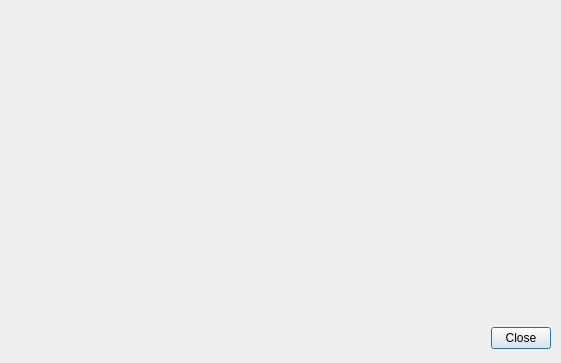
<?xml version="1.0" encoding="UTF-8"?>
<ui version="4.0">
 <class>UIPadSetting</class>
 <widget class="QDialog" name="UIPadSetting">
  <property name="geometry">
   <rect>
    <x>0</x>
    <y>0</y>
    <width>561</width>
    <height>363</height>
   </rect>
  </property>
  <property name="focusPolicy">
   <enum>Qt::StrongFocus</enum>
  </property>
  <property name="windowTitle">
   <string>Pad Configuration</string>
  </property>
  <widget class="QLabel" name="label">
   <property name="geometry">
    <rect>
     <x>-31</x>
     <y>0</y>
     <width>591</width>
     <height>321</height>
    </rect>
   </property>
   <property name="pixmap">
    <pixmap resource="../resources/resources.qrc">:/actions/controller.png</pixmap>
   </property>
  </widget>
  <widget class="QToolButton" name="tbUp">
   <property name="geometry">
    <rect>
     <x>110</x>
     <y>108</y>
     <width>50</width>
     <height>30</height>
    </rect>
   </property>
   <property name="focusPolicy">
    <enum>Qt::NoFocus</enum>
   </property>
   <property name="toolTip">
    <string>Up</string>
   </property>
   <property name="styleSheet">
    <string notr="true">QPushButton:hover,QToolButton:hover {

  background-color: rgba(117, 190, 218, 0.5); 
}
</string>
   </property>
   <property name="checkable">
    <bool>true</bool>
   </property>
   <property name="autoRaise">
    <bool>true</bool>
   </property>
  </widget>
  <widget class="QToolButton" name="tbX">
   <property name="geometry">
    <rect>
     <x>338</x>
     <y>125</y>
     <width>42</width>
     <height>43</height>
    </rect>
   </property>
   <property name="focusPolicy">
    <enum>Qt::NoFocus</enum>
   </property>
   <property name="toolTip">
    <string>X</string>
   </property>
   <property name="styleSheet">
    <string notr="true">QPushButton:hover,QToolButton:hover {

  background-color: rgba(117, 190, 218, 0.5); 
}
</string>
   </property>
   <property name="checkable">
    <bool>true</bool>
   </property>
   <property name="autoRaise">
    <bool>true</bool>
   </property>
  </widget>
  <widget class="QToolButton" name="tbY">
   <property name="geometry">
    <rect>
     <x>382</x>
     <y>93</y>
     <width>42</width>
     <height>43</height>
    </rect>
   </property>
   <property name="focusPolicy">
    <enum>Qt::NoFocus</enum>
   </property>
   <property name="toolTip">
    <string>Y</string>
   </property>
   <property name="styleSheet">
    <string notr="true">QPushButton:hover,QToolButton:hover {

  background-color: rgba(117, 190, 218, 0.5); 
}
</string>
   </property>
   <property name="checkable">
    <bool>true</bool>
   </property>
   <property name="autoRaise">
    <bool>true</bool>
   </property>
  </widget>
  <widget class="QToolButton" name="tbZ">
   <property name="geometry">
    <rect>
     <x>431</x>
     <y>74</y>
     <width>42</width>
     <height>43</height>
    </rect>
   </property>
   <property name="focusPolicy">
    <enum>Qt::NoFocus</enum>
   </property>
   <property name="toolTip">
    <string>Z</string>
   </property>
   <property name="styleSheet">
    <string notr="true">QPushButton:hover,QToolButton:hover {

  background-color: rgba(117, 190, 218, 0.5); 
}
</string>
   </property>
   <property name="checkable">
    <bool>true</bool>
   </property>
   <property name="autoRaise">
    <bool>true</bool>
   </property>
  </widget>
  <widget class="QToolButton" name="tbC">
   <property name="geometry">
    <rect>
     <x>461</x>
     <y>120</y>
     <width>54</width>
     <height>58</height>
    </rect>
   </property>
   <property name="focusPolicy">
    <enum>Qt::NoFocus</enum>
   </property>
   <property name="toolTip">
    <string>C</string>
   </property>
   <property name="styleSheet">
    <string notr="true">QPushButton:hover,QToolButton:hover {

  background-color: rgba(117, 190, 218, 0.5); 
}
</string>
   </property>
   <property name="checkable">
    <bool>true</bool>
   </property>
   <property name="autoRaise">
    <bool>true</bool>
   </property>
  </widget>
  <widget class="QToolButton" name="tbB">
   <property name="geometry">
    <rect>
     <x>401</x>
     <y>142</y>
     <width>54</width>
     <height>58</height>
    </rect>
   </property>
   <property name="focusPolicy">
    <enum>Qt::NoFocus</enum>
   </property>
   <property name="toolTip">
    <string>B</string>
   </property>
   <property name="styleSheet">
    <string notr="true">QPushButton:hover,QToolButton:hover {

  background-color: rgba(117, 190, 218, 0.5); 
}
</string>
   </property>
   <property name="checkable">
    <bool>true</bool>
   </property>
   <property name="autoRaise">
    <bool>true</bool>
   </property>
  </widget>
  <widget class="QToolButton" name="tbA">
   <property name="geometry">
    <rect>
     <x>350</x>
     <y>179</y>
     <width>54</width>
     <height>58</height>
    </rect>
   </property>
   <property name="focusPolicy">
    <enum>Qt::NoFocus</enum>
   </property>
   <property name="toolTip">
    <string>A</string>
   </property>
   <property name="styleSheet">
    <string notr="true">QPushButton:hover,QToolButton:hover {

  background-color: rgba(117, 190, 218, 0.5); 
}
</string>
   </property>
   <property name="checkable">
    <bool>true</bool>
   </property>
   <property name="autoRaise">
    <bool>true</bool>
   </property>
  </widget>
  <widget class="QToolButton" name="tbStart">
   <property name="geometry">
    <rect>
     <x>247</x>
     <y>188</y>
     <width>70</width>
     <height>30</height>
    </rect>
   </property>
   <property name="focusPolicy">
    <enum>Qt::NoFocus</enum>
   </property>
   <property name="toolTip">
    <string>Start</string>
   </property>
   <property name="styleSheet">
    <string notr="true">QPushButton:hover,QToolButton:hover {

  background-color: rgba(117, 190, 218, 0.5); 
}
</string>
   </property>
   <property name="checkable">
    <bool>true</bool>
   </property>
   <property name="autoRaise">
    <bool>true</bool>
   </property>
  </widget>
  <widget class="QToolButton" name="tbRightTrigger">
   <property name="geometry">
    <rect>
     <x>387</x>
     <y>4</y>
     <width>101</width>
     <height>51</height>
    </rect>
   </property>
   <property name="focusPolicy">
    <enum>Qt::NoFocus</enum>
   </property>
   <property name="toolTip">
    <string>Right trigger</string>
   </property>
   <property name="styleSheet">
    <string notr="true">QPushButton:hover,QToolButton:hover {

  background-color: rgba(117, 190, 218, 0.5); 
}
</string>
   </property>
   <property name="checkable">
    <bool>true</bool>
   </property>
   <property name="autoRaise">
    <bool>true</bool>
   </property>
  </widget>
  <widget class="QToolButton" name="tbLeftTrigger">
   <property name="geometry">
    <rect>
     <x>70</x>
     <y>4</y>
     <width>101</width>
     <height>51</height>
    </rect>
   </property>
   <property name="focusPolicy">
    <enum>Qt::NoFocus</enum>
   </property>
   <property name="toolTip">
    <string>Left trigger</string>
   </property>
   <property name="styleSheet">
    <string notr="true">QPushButton:hover,QToolButton:hover {

  background-color: rgba(117, 190, 218, 0.5); 
}
</string>
   </property>
   <property name="checkable">
    <bool>true</bool>
   </property>
   <property name="autoRaise">
    <bool>true</bool>
   </property>
  </widget>
  <widget class="QToolButton" name="tbDown">
   <property name="geometry">
    <rect>
     <x>110</x>
     <y>173</y>
     <width>50</width>
     <height>30</height>
    </rect>
   </property>
   <property name="focusPolicy">
    <enum>Qt::NoFocus</enum>
   </property>
   <property name="toolTip">
    <string>Down</string>
   </property>
   <property name="styleSheet">
    <string notr="true">QPushButton:hover,QToolButton:hover {

  background-color: rgba(117, 190, 218, 0.5); 
}
</string>
   </property>
   <property name="checkable">
    <bool>true</bool>
   </property>
   <property name="autoRaise">
    <bool>true</bool>
   </property>
  </widget>
  <widget class="QToolButton" name="tbRight">
   <property name="geometry">
    <rect>
     <x>154</x>
     <y>131</y>
     <width>30</width>
     <height>50</height>
    </rect>
   </property>
   <property name="focusPolicy">
    <enum>Qt::NoFocus</enum>
   </property>
   <property name="toolTip">
    <string>Right</string>
   </property>
   <property name="styleSheet">
    <string notr="true">QPushButton:hover,QToolButton:hover {

  background-color: rgba(117, 190, 218, 0.5); 
}
</string>
   </property>
   <property name="checkable">
    <bool>true</bool>
   </property>
   <property name="autoRaise">
    <bool>true</bool>
   </property>
  </widget>
  <widget class="QToolButton" name="tbLeft">
   <property name="geometry">
    <rect>
     <x>86</x>
     <y>131</y>
     <width>30</width>
     <height>50</height>
    </rect>
   </property>
   <property name="focusPolicy">
    <enum>Qt::NoFocus</enum>
   </property>
   <property name="toolTip">
    <string>Left</string>
   </property>
   <property name="styleSheet">
    <string notr="true">QPushButton:hover,QToolButton:hover {

  background-color: rgba(117, 190, 218, 0.5); 
}
</string>
   </property>
   <property name="checkable">
    <bool>true</bool>
   </property>
   <property name="autoRaise">
    <bool>true</bool>
   </property>
  </widget>
  <widget class="QLabel" name="lInfos">
   <property name="geometry">
    <rect>
     <x>183</x>
     <y>270</y>
     <width>191</width>
     <height>41</height>
    </rect>
   </property>
   <property name="alignment">
    <set>Qt::AlignCenter</set>
   </property>
  </widget>
  <widget class="QDialogButtonBox" name="padButtons">
   <property name="geometry">
    <rect>
     <x>491</x>
     <y>323</y>
     <width>60</width>
     <height>30</height>
    </rect>
   </property>
   <property name="standardButtons">
    <set>QDialogButtonBox::Close</set>
   </property>
  </widget>
 </widget>
 <resources>
  <include location="../resources/resources.qrc"/>
 </resources>
 <connections>
  <connection>
   <sender>padButtons</sender>
   <signal>rejected()</signal>
   <receiver>UIPadSetting</receiver>
   <slot>reject()</slot>
   <hints>
    <hint type="sourcelabel">
     <x>20</x>
     <y>20</y>
    </hint>
    <hint type="destinationlabel">
     <x>20</x>
     <y>20</y>
    </hint>
   </hints>
  </connection>
 </connections>
</ui>
